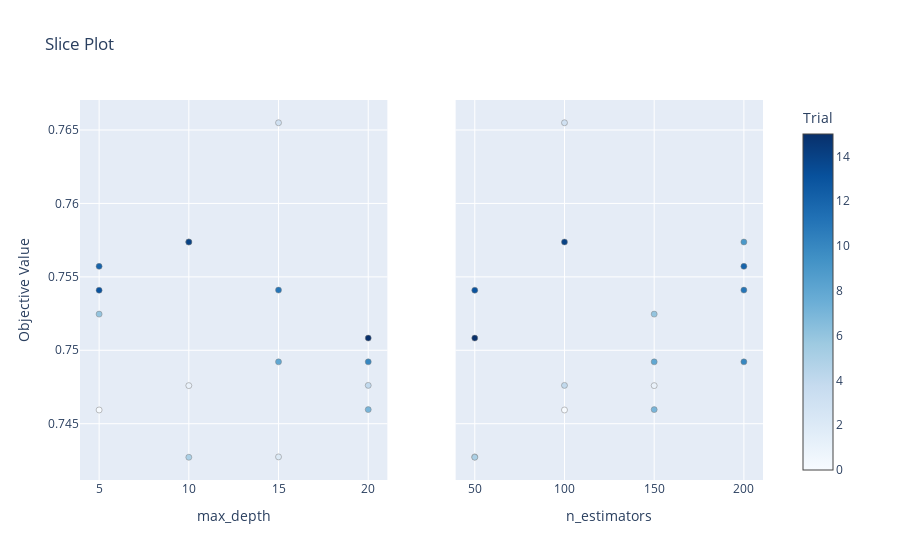

Notebook source saved alongside this figure:
### Code cell
# 3. Slice Plot
plot_slice(study).show()

### Figure 1 — Plotly figure (JSON) as saved in the notebook; plotly's stock layout.template omitted (floating-point values rounded to 4 significant figures)
{"data": [{"marker": {"color": [0, 1, 2, 3, 4, 5, 6, 7, 8, 9, 10, 11, 12, 13, 14, 15], "colorbar": {"title": {"text": "Trial"}, "x": 1, "xpad": 40}, "colorscale": [[0, "rgb(247,251,255)"], [0.125, "rgb(222,235,247)"], [0.25, "rgb(198,219,239)"], [0.375, "rgb(158,202,225)"], [0.5, "rgb(107,174,214)"], [0.625, "rgb(66,146,198)"], [0.75, "rgb(33,113,181)"], [0.875, "rgb(8,81,156)"], [1, "rgb(8,48,107)"]], "line": {"color": "Grey", "width": 0.5}, "showscale": true}, "mode": "markers", "name": "Feasible Trial", "showlegend": false, "type": "scatter", "x": [5, 10, 15, 15, 20, 10, 5, 20, 15, 10, 20, 15, 5, 5, 10, 20], "xaxis": "x", "y": [0.7459, 0.7476, 0.7427, 0.7655, 0.7476, 0.7427, 0.7525, 0.746, 0.7492, 0.7574, 0.7492, 0.7541, 0.7557, 0.7541, 0.7574, 0.7508], "yaxis": "y"}, {"marker": {"color": [0, 1, 2, 3, 4, 5, 6, 7, 8, 9, 10, 11, 12, 13, 14, 15], "colorbar": {"title": {"text": "Trial"}, "x": 1, "xpad": 40}, "colorscale": [[0, "rgb(247,251,255)"], [0.125, "rgb(222,235,247)"], [0.25, "rgb(198,219,239)"], [0.375, "rgb(158,202,225)"], [0.5, "rgb(107,174,214)"], [0.625, "rgb(66,146,198)"], [0.75, "rgb(33,113,181)"], [0.875, "rgb(8,81,156)"], [1, "rgb(8,48,107)"]], "line": {"color": "Grey", "width": 0.5}, "showscale": false}, "mode": "markers", "name": "Feasible Trial", "showlegend": false, "type": "scatter", "x": [100, 150, 50, 100, 100, 50, 150, 150, 150, 200, 200, 200, 200, 50, 100, 50], "xaxis": "x2", "y": [0.7459, 0.7476, 0.7427, 0.7655, 0.7476, 0.7427, 0.7525, 0.746, 0.7492, 0.7574, 0.7492, 0.7541, 0.7557, 0.7541, 0.7574, 0.7508], "yaxis": "y2"}], "layout": {"title": {"text": "Slice Plot"}, "xaxis": {"anchor": "y", "domain": [0, 0.45], "title": {"text": "max_depth"}}, "xaxis2": {"anchor": "y2", "domain": [0.55, 1], "title": {"text": "n_estimators"}}, "yaxis": {"anchor": "x", "domain": [0, 1], "title": {"text": "Objective Value"}}, "yaxis2": {"anchor": "x2", "domain": [0, 1], "matches": "y", "showticklabels": false}}}
